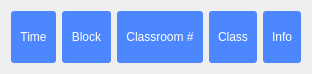
            <widget class="QFrame" name="frame_11">
             <property name="maximumSize">
              <size>
               <width>16777215</width>
               <height>74</height>
              </size>
             </property>
             <property name="styleSheet">
              <string notr="true">QGroupBox{
	border-radius:3px;
	background:rgb(77, 135, 255);
}
QLabel{
	color:rgb(255, 255, 255);
	background:rgb(77, 135, 255);
}</string>
             </property>
             <layout class="QHBoxLayout" name="horizontalLayout_4">
              <item>
               <widget class="QGroupBox" name="groupBox_17">
                <property name="minimumSize">
                 <size>
                  <width>0</width>
                  <height>40</height>
                 </size>
                </property>
                <property name="maximumSize">
                 <size>
                  <width>100</width>
                  <height>16777215</height>
                 </size>
                </property>
                <property name="title">
                 <string/>
                </property>
                <layout class="QHBoxLayout" name="horizontalLayout_37">
                 <item>
                  <widget class="QLabel" name="label_13">
                   <property name="minimumSize">
                    <size>
                     <width>0</width>
                     <height>20</height>
                    </size>
                   </property>
                   <property name="text">
                    <string>Time</string>
                   </property>
                   <property name="textFormat">
                    <enum>Qt::AutoText</enum>
                   </property>
                   <property name="alignment">
                    <set>Qt::AlignCenter</set>
                   </property>
                  </widget>
                 </item>
                </layout>
               </widget>
              </item>
              <item>
               <widget class="QGroupBox" name="groupBox_18">
                <property name="minimumSize">
                 <size>
                  <width>0</width>
                  <height>40</height>
                 </size>
                </property>
                <property name="maximumSize">
                 <size>
                  <width>100</width>
                  <height>16777215</height>
                 </size>
                </property>
                <property name="title">
                 <string/>
                </property>
                <layout class="QHBoxLayout" name="horizontalLayout_38">
                 <item>
                  <widget class="QLabel" name="label_14">
                   <property name="minimumSize">
                    <size>
                     <width>0</width>
                     <height>20</height>
                    </size>
                   </property>
                   <property name="text">
                    <string>Block</string>
                   </property>
                   <property name="alignment">
                    <set>Qt::AlignCenter</set>
                   </property>
                  </widget>
                 </item>
                </layout>
               </widget>
              </item>
              <item>
               <widget class="QGroupBox" name="groupBox_15">
                <property name="minimumSize">
                 <size>
                  <width>0</width>
                  <height>40</height>
                 </size>
                </property>
                <property name="maximumSize">
                 <size>
                  <width>16777215</width>
                  <height>16777215</height>
                 </size>
                </property>
                <property name="title">
                 <string/>
                </property>
                <layout class="QHBoxLayout" name="horizontalLayout_35">
                 <item>
                  <widget class="QLabel" name="label_11">
                   <property name="minimumSize">
                    <size>
                     <width>0</width>
                     <height>20</height>
                    </size>
                   </property>
                   <property name="text">
                    <string>Classroom #</string>
                   </property>
                   <property name="alignment">
                    <set>Qt::AlignCenter</set>
                   </property>
                  </widget>
                 </item>
                </layout>
               </widget>
              </item>
              <item>
               <widget class="QGroupBox" name="groupBox_11">
                <property name="minimumSize">
                 <size>
                  <width>0</width>
                  <height>40</height>
                 </size>
                </property>
                <property name="maximumSize">
                 <size>
                  <width>16777215</width>
                  <height>16777215</height>
                 </size>
                </property>
                <property name="title">
                 <string/>
                </property>
                <layout class="QHBoxLayout" name="horizontalLayout_34">
                 <item>
                  <widget class="QLabel" name="label_10">
                   <property name="minimumSize">
                    <size>
                     <width>0</width>
                     <height>20</height>
                    </size>
                   </property>
                   <property name="text">
                    <string>Class</string>
                   </property>
                   <property name="alignment">
                    <set>Qt::AlignCenter</set>
                   </property>
                  </widget>
                 </item>
                </layout>
               </widget>
              </item>
              <item>
               <widget class="QGroupBox" name="groupBox_16">
                <property name="minimumSize">
                 <size>
                  <width>0</width>
                  <height>40</height>
                 </size>
                </property>
                <property name="maximumSize">
                 <size>
                  <width>70</width>
                  <height>16777215</height>
                 </size>
                </property>
                <property name="title">
                 <string/>
                </property>
                <layout class="QHBoxLayout" name="horizontalLayout_36">
                 <item>
                  <widget class="QLabel" name="label_12">
                   <property name="minimumSize">
                    <size>
                     <width>0</width>
                     <height>20</height>
                    </size>
                   </property>
                   <property name="text">
                    <string>Info</string>
                   </property>
                   <property name="alignment">
                    <set>Qt::AlignCenter</set>
                   </property>
                  </widget>
                 </item>
                </layout>
               </widget>
              </item>
             </layout>
            </widget>
